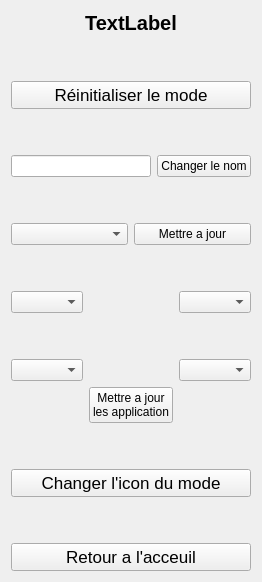
         <widget class="QWidget" name="gestMode">
          <layout class="QVBoxLayout" name="verticalLayout_12">
           <item>
            <widget class="QLabel" name="LINDICATIONGESTMODE">
             <property name="font">
              <font>
               <pointsize>15</pointsize>
               <bold>true</bold>
              </font>
             </property>
             <property name="text">
              <string>TextLabel</string>
             </property>
             <property name="alignment">
              <set>Qt::AlignmentFlag::AlignCenter</set>
             </property>
            </widget>
           </item>
           <item>
            <spacer name="verticalSpacer_28">
             <property name="orientation">
              <enum>Qt::Orientation::Vertical</enum>
             </property>
             <property name="sizeHint" stdset="0">
              <size>
               <width>20</width>
               <height>40</height>
              </size>
             </property>
            </spacer>
           </item>
           <item>
            <widget class="APushButton" name="IDC_RESETMODE">
             <property name="font">
              <font>
               <pointsize>13</pointsize>
              </font>
             </property>
             <property name="text">
              <string>Réinitialiser le mode</string>
             </property>
            </widget>
           </item>
           <item>
            <spacer name="verticalSpacer_24">
             <property name="orientation">
              <enum>Qt::Orientation::Vertical</enum>
             </property>
             <property name="sizeHint" stdset="0">
              <size>
               <width>20</width>
               <height>40</height>
              </size>
             </property>
            </spacer>
           </item>
           <item>
            <layout class="QHBoxLayout" name="horizontalLayout_11">
             <item>
              <widget class="QLineEdit" name="IDC_LINECHANGENAMEMODE"/>
             </item>
             <item>
              <widget class="APushButton" name="IDC_CHANGENAME">
               <property name="text">
                <string>Changer le nom</string>
               </property>
              </widget>
             </item>
            </layout>
           </item>
           <item>
            <spacer name="verticalSpacer_25">
             <property name="orientation">
              <enum>Qt::Orientation::Vertical</enum>
             </property>
             <property name="sizeHint" stdset="0">
              <size>
               <width>20</width>
               <height>40</height>
              </size>
             </property>
            </spacer>
           </item>
           <item>
            <layout class="QHBoxLayout" name="horizontalLayout_12">
             <item>
              <widget class="QComboBox" name="IDC_ASSISTANTGESTMODE"/>
             </item>
             <item>
              <widget class="APushButton" name="IDC_ASSISTANTMAJGESTMODE">
               <property name="text">
                <string>Mettre a jour</string>
               </property>
              </widget>
             </item>
            </layout>
           </item>
           <item>
            <spacer name="verticalSpacer_26">
             <property name="orientation">
              <enum>Qt::Orientation::Vertical</enum>
             </property>
             <property name="sizeHint" stdset="0">
              <size>
               <width>20</width>
               <height>40</height>
              </size>
             </property>
            </spacer>
           </item>
           <item>
            <layout class="QGridLayout" name="gridLayout_4">
             <item row="0" column="2">
              <widget class="QComboBox" name="IDC_APP2GESTMODE"/>
             </item>
             <item row="3" column="2">
              <spacer name="horizontalSpacer_21">
               <property name="orientation">
                <enum>Qt::Orientation::Horizontal</enum>
               </property>
               <property name="sizeHint" stdset="0">
                <size>
                 <width>40</width>
                 <height>20</height>
                </size>
               </property>
              </spacer>
             </item>
             <item row="0" column="0">
              <widget class="QComboBox" name="IDC_APP1GESTMODE"/>
             </item>
             <item row="3" column="0">
              <spacer name="horizontalSpacer_20">
               <property name="orientation">
                <enum>Qt::Orientation::Horizontal</enum>
               </property>
               <property name="sizeHint" stdset="0">
                <size>
                 <width>40</width>
                 <height>20</height>
                </size>
               </property>
              </spacer>
             </item>
             <item row="3" column="1">
              <widget class="APushButton" name="IDC_MAJAPPGESTMODE">
               <property name="text">
                <string>Mettre a jour 
les application</string>
               </property>
              </widget>
             </item>
             <item row="2" column="2">
              <widget class="QComboBox" name="IDC_APP4GESTMODE"/>
             </item>
             <item row="1" column="0">
              <spacer name="verticalSpacer_23">
               <property name="orientation">
                <enum>Qt::Orientation::Vertical</enum>
               </property>
               <property name="sizeHint" stdset="0">
                <size>
                 <width>20</width>
                 <height>40</height>
                </size>
               </property>
              </spacer>
             </item>
             <item row="2" column="0">
              <widget class="QComboBox" name="IDC_APP3GESTMODE"/>
             </item>
             <item row="1" column="1">
              <spacer name="horizontalSpacer_19">
               <property name="orientation">
                <enum>Qt::Orientation::Horizontal</enum>
               </property>
               <property name="sizeHint" stdset="0">
                <size>
                 <width>40</width>
                 <height>20</height>
                </size>
               </property>
              </spacer>
             </item>
            </layout>
           </item>
           <item>
            <spacer name="verticalSpacer_40">
             <property name="orientation">
              <enum>Qt::Orientation::Vertical</enum>
             </property>
             <property name="sizeHint" stdset="0">
              <size>
               <width>20</width>
               <height>40</height>
              </size>
             </property>
            </spacer>
           </item>
           <item>
            <widget class="APushButton" name="IDC_CHANGEICONMODEGEST">
             <property name="font">
              <font>
               <pointsize>13</pointsize>
              </font>
             </property>
             <property name="text">
              <string>Changer l'icon du mode</string>
             </property>
            </widget>
           </item>
           <item>
            <spacer name="verticalSpacer_27">
             <property name="orientation">
              <enum>Qt::Orientation::Vertical</enum>
             </property>
             <property name="sizeHint" stdset="0">
              <size>
               <width>20</width>
               <height>40</height>
              </size>
             </property>
            </spacer>
           </item>
           <item>
            <widget class="APushButton" name="IDC_RETOURGESTMODE">
             <property name="font">
              <font>
               <pointsize>13</pointsize>
              </font>
             </property>
             <property name="text">
              <string>Retour a l'acceuil</string>
             </property>
            </widget>
           </item>
          </layout>
         </widget>
